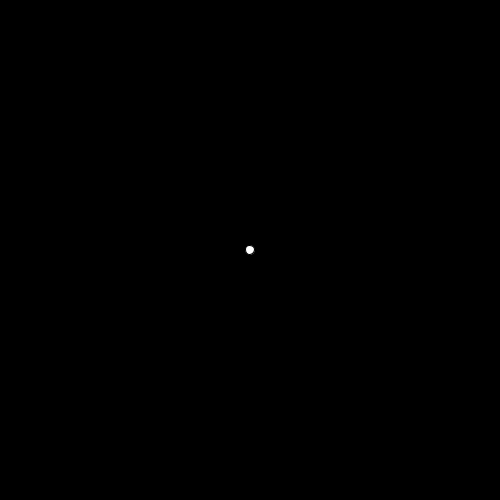
Frame 1 (no input)
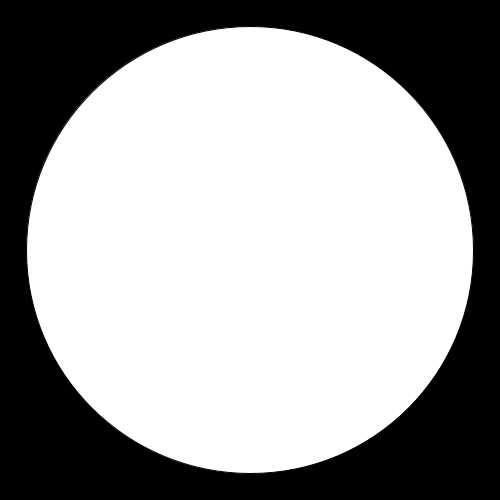
Frame 60 (the mouse pressed at the canvas centre just before this capture)
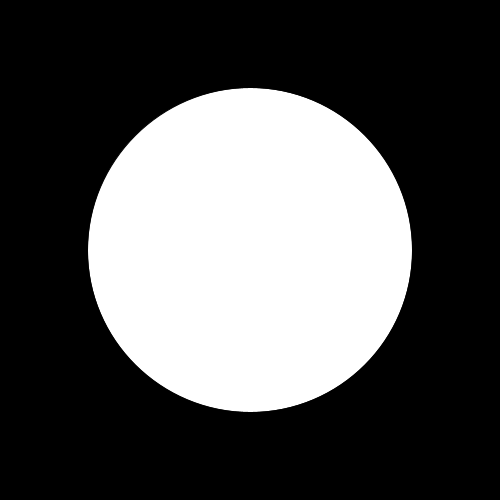
Frame 120 (the mouse held since frame 60 and released just before this capture)

The Processing sketch that drew these frames (run headless with seeded random() and noise(); from frame 60 on, the mouse is pressed at the canvas centre):

// Processing sketch: oscillatingcircle
// ── oscillatingcircle.pde
float input;

void setup(){
  size(500, 500);
  input = 0;
}

void draw(){
  delay(10);
  background(0);
  input += 0.02;
  float diameter = 480*sin(input);
  if(abs(diameter) < 5){
     fill(random(255), random(255), random(255));
  }
  circle(250, 250, diameter);
}
